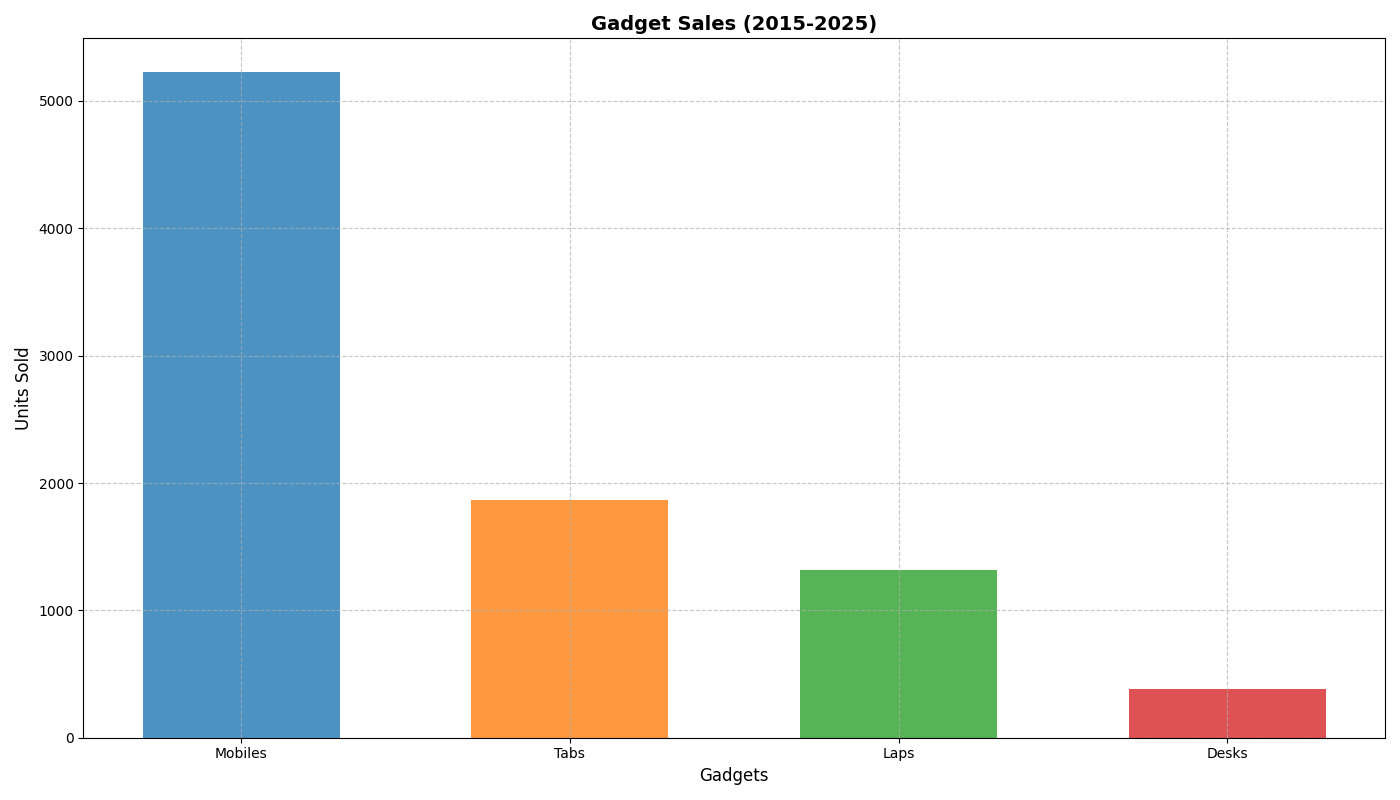

Reproduce this figure in Python.
import matplotlib.pyplot as plt
import numpy as np

gadgets = {
    'Mobiles': [250, 300, 350, 380, 450, 500, 520, 530, 600, 650, 700],
    'Tabs': [120, 130, 135, 140, 160, 170, 175, 190, 200, 220, 230],
    'Laps': [80, 95, 100, 105, 110, 120, 125, 130, 140, 150, 160],
    'Desks': [60, 55, 50, 45, 40, 35, 30, 25, 20, 15, 10]
}

total_sales = {gadget: sum(sales) for gadget, sales in gadgets.items()}
sorted_gadgets = sorted(total_sales.items(), key=lambda x: x[1], reverse=True)
gadget_names, sorted_sales = zip(*sorted_gadgets)

fig, ax = plt.subplots(figsize=(14, 8))
bar_width = 0.6
range_gadgets = np.arange(len(gadget_names))

ax.bar(range_gadgets, sorted_sales, width=bar_width, color=['#1f77b4', '#ff7f0e', '#2ca02c', '#d62728'], alpha=0.8)

ax.set_title('Gadget Sales (2015-2025)', fontsize=14, fontweight='bold')
ax.set_ylabel('Units Sold', fontsize=12)
ax.set_xlabel('Gadgets', fontsize=12)
ax.set_xticks(range_gadgets)
ax.set_xticklabels(gadget_names)

ax.grid(True, linestyle='--', alpha=0.7)

plt.tight_layout()
plt.show()
